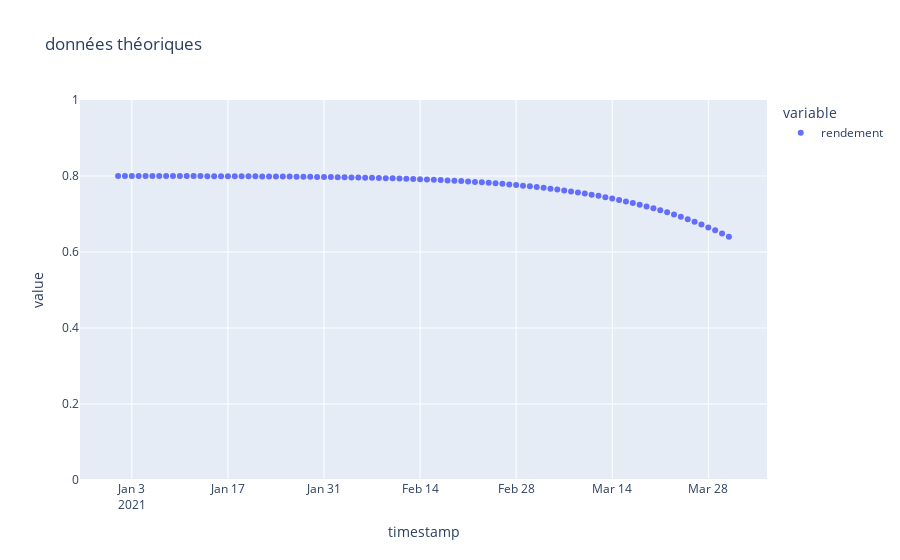

This figure's notebook cell:
### Code cell
fig = px.scatter(df, x=df.index, y=["rendement"], title="données théoriques")
fig.update_yaxes(range=[0,1])
fig.show()
